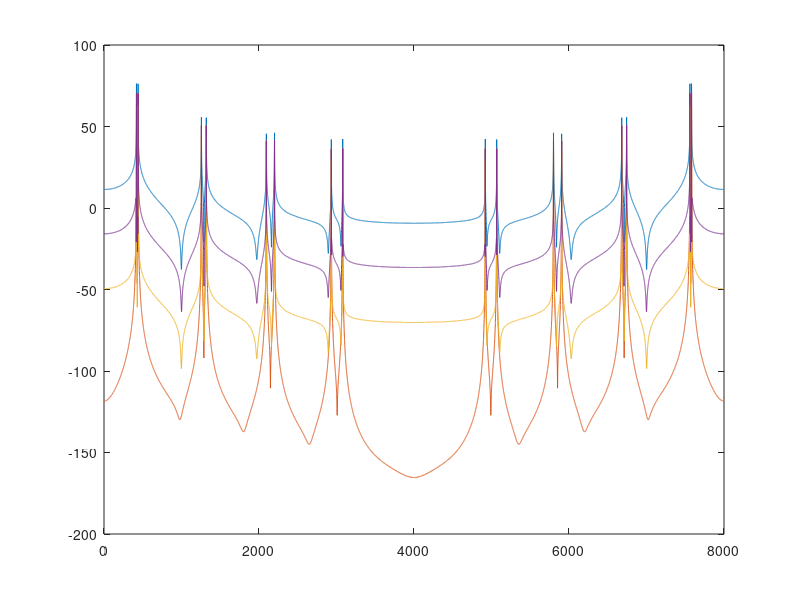

MATLAB code to generate this figure:
fs = 8000;
fx = 440;
fx2 = 419;
T = 3;

t = 0 : 1/fs : T;
w = 2*pi*fx;
w2 = 2*pi*fx2;

%% sin jel
% soundsc(sin(w*t) , fs);

%% haromszog jel
u = sin(w*t) - sin(3*w*t)/(3^2) + sin(5*w*t)/(5^2);
%plot(u)

F1 = 0;
for k = 0:3
F1 = F1 + (8/pi^2)*cos((2*k+1)*w*t)/(2*k+1)^2;
end
G1 = 0;
for k = 0:3
G1 = G1 + (8/pi^2)*cos((2*k+1)*w2*t)/(2*k+1)^2;
end
%plot(F1);
%soundsc(F1, fs)

N = 16384;

F1 = F1 + G1;

F2 = hanning(N)'.*F1(1:N);
F3 = flattopwin(N)'.*F1(1:N);
F4 = gausswin(N)'.*F1(1:N);


X1 = fft(F1, N);
X2 = fft(F2, N);
X3 = fft(F3, N);
X4 = fft(F4, N);


f = 0 : fs/N : (N-1)*(fs/N);

plot(f, 20*log10(abs(X1)))
hold on;
plot(f, 20*log10(abs(X2)))
plot(f, 20*log10(abs(X3)))
plot(f, 20*log10(abs(X4)))
hold off;

